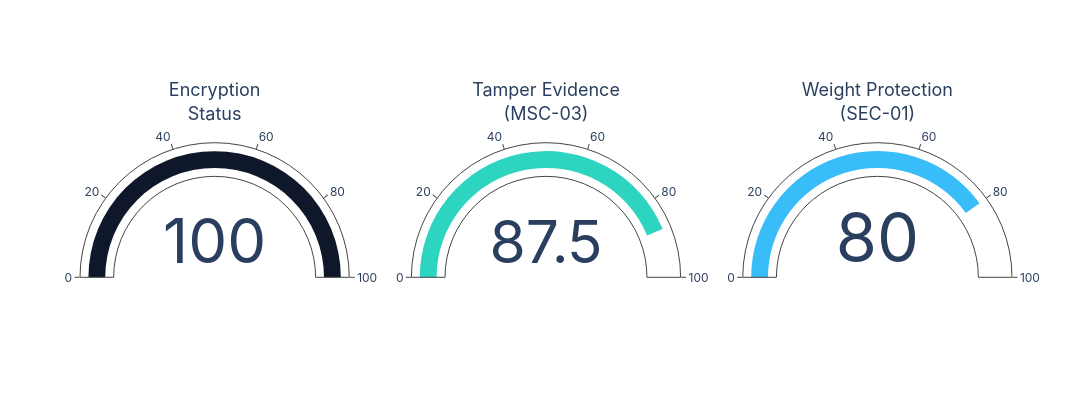

The notebook cell saved with this chart:
### Markdown cell above
## 4. Traditional Posture Dashboard
Summary of static controls (Encryption, Tamper Evidence, Weight Protection).

### Code cell
sec_df = grc_utils.generate_security_posture_data()
grc_utils.display_security_vault_dashboard(sec_df)

### Figure 1 — Plotly figure (JSON) as saved in the notebook; plotly's stock layout.template omitted (floating-point values rounded to 4 significant figures)
{"data": [{"domain": {"x": [0, 0.2889], "y": [0, 1]}, "gauge": {"axis": {"range": [0, 100]}, "bar": {"color": "#0f172a"}}, "mode": "gauge+number", "title": {"font": {"size": 18}, "text": "Encryption<br>Status"}, "type": "indicator", "value": 100}, {"domain": {"x": [0.3556, 0.6444], "y": [0, 1]}, "gauge": {"axis": {"range": [0, 100]}, "bar": {"color": "#2dd4bf"}}, "mode": "gauge+number", "title": {"font": {"size": 18}, "text": "Tamper Evidence<br>(MSC-03)"}, "type": "indicator", "value": 87.5}, {"domain": {"x": [0.7111, 1], "y": [0, 1]}, "gauge": {"axis": {"range": [0, 100]}, "bar": {"color": "#38bdf8"}}, "mode": "gauge+number", "title": {"font": {"size": 18}, "text": "Weight Protection<br>(SEC-01)"}, "type": "indicator", "value": 80}], "layout": {"font": {"family": "Inter"}, "height": 400, "width": 1100}}
